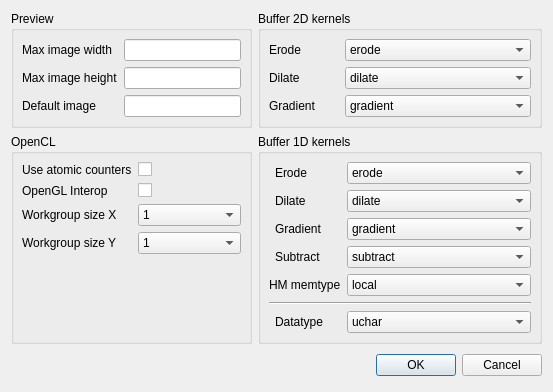
<?xml version="1.0" encoding="UTF-8"?>
<ui version="4.0">
 <class>SettingDialog</class>
 <widget class="QDialog" name="SettingDialog">
  <property name="geometry">
   <rect>
    <x>0</x>
    <y>0</y>
    <width>545</width>
    <height>382</height>
   </rect>
  </property>
  <property name="windowTitle">
   <string>Settings</string>
  </property>
  <layout class="QGridLayout" name="gridLayout_2">
   <item row="0" column="0">
    <layout class="QGridLayout" name="gridLayout">
     <item row="0" column="0">
      <widget class="QGroupBox" name="previewGroupBox">
       <property name="minimumSize">
        <size>
         <width>241</width>
         <height>103</height>
        </size>
       </property>
       <property name="title">
        <string>Preview</string>
       </property>
       <layout class="QGridLayout" name="gridLayout_5">
        <property name="margin">
         <number>8</number>
        </property>
        <item row="1" column="0">
         <widget class="QLabel" name="maxImageHeightLabel">
          <property name="text">
           <string>Max image height</string>
          </property>
          <property name="buddy">
           <cstring>maxImageHeightLineEdit</cstring>
          </property>
         </widget>
        </item>
        <item row="2" column="0">
         <widget class="QLabel" name="defaultImageLabel">
          <property name="text">
           <string>Default image</string>
          </property>
          <property name="buddy">
           <cstring>defaultImageLineEdit</cstring>
          </property>
         </widget>
        </item>
        <item row="2" column="1">
         <widget class="QLineEdit" name="defaultImageLineEdit"/>
        </item>
        <item row="0" column="0">
         <widget class="QLabel" name="maxImageWidthLabel">
          <property name="text">
           <string>Max image width</string>
          </property>
          <property name="buddy">
           <cstring>maxImageWidthLineEdit</cstring>
          </property>
         </widget>
        </item>
        <item row="1" column="1">
         <widget class="QLineEdit" name="maxImageHeightLineEdit"/>
        </item>
        <item row="0" column="1">
         <widget class="QLineEdit" name="maxImageWidthLineEdit"/>
        </item>
       </layout>
      </widget>
     </item>
     <item row="0" column="1">
      <widget class="QGroupBox" name="buffer2dGroupBox">
       <property name="title">
        <string>Buffer 2D kernels</string>
       </property>
       <layout class="QGridLayout" name="gridLayout_4" columnstretch="0,1">
        <property name="margin">
         <number>8</number>
        </property>
        <item row="1" column="0">
         <widget class="QLabel" name="dilateKernelLabel">
          <property name="text">
           <string>Dilate</string>
          </property>
          <property name="buddy">
           <cstring>dilateKernelComboBox</cstring>
          </property>
         </widget>
        </item>
        <item row="2" column="0">
         <widget class="QLabel" name="gradientKernelLabel">
          <property name="text">
           <string>Gradient       </string>
          </property>
          <property name="buddy">
           <cstring>gradientKernelComboBox</cstring>
          </property>
         </widget>
        </item>
        <item row="0" column="0">
         <widget class="QLabel" name="erodeKernelLabel">
          <property name="text">
           <string>Erode</string>
          </property>
          <property name="buddy">
           <cstring>erodeKernelComboBox</cstring>
          </property>
         </widget>
        </item>
        <item row="1" column="1">
         <widget class="QComboBox" name="dilateKernelComboBox">
          <item>
           <property name="text">
            <string>dilate</string>
           </property>
          </item>
          <item>
           <property name="text">
            <string>dilate_c4</string>
           </property>
          </item>
          <item>
           <property name="text">
            <string>dilate_c4_pragma</string>
           </property>
          </item>
         </widget>
        </item>
        <item row="0" column="1">
         <widget class="QComboBox" name="erodeKernelComboBox">
          <item>
           <property name="text">
            <string>erode</string>
           </property>
          </item>
          <item>
           <property name="text">
            <string>erode_c4</string>
           </property>
          </item>
          <item>
           <property name="text">
            <string>erode_c4_pragma</string>
           </property>
          </item>
         </widget>
        </item>
        <item row="2" column="1">
         <widget class="QComboBox" name="gradientKernelComboBox">
          <item>
           <property name="text">
            <string>gradient</string>
           </property>
          </item>
          <item>
           <property name="text">
            <string>gradient_c4</string>
           </property>
          </item>
          <item>
           <property name="text">
            <string>gradient_c4_pragma</string>
           </property>
          </item>
         </widget>
        </item>
       </layout>
      </widget>
     </item>
     <item row="1" column="0">
      <widget class="QGroupBox" name="openclGroupBox">
       <property name="title">
        <string>OpenCL</string>
       </property>
       <layout class="QGridLayout" name="gridLayout_6" columnstretch="0,0">
        <property name="margin">
         <number>8</number>
        </property>
        <item row="3" column="0">
         <widget class="QLabel" name="workgroupSizeYLabel">
          <property name="text">
           <string>Workgroup size Y</string>
          </property>
          <property name="buddy">
           <cstring>workgroupSizeYComboBox</cstring>
          </property>
         </widget>
        </item>
        <item row="0" column="1">
         <widget class="QCheckBox" name="useAtomicCountersCheckBox"/>
        </item>
        <item row="2" column="1">
         <widget class="QComboBox" name="workgroupSizeXComboBox">
          <item>
           <property name="text">
            <string>1</string>
           </property>
          </item>
          <item>
           <property name="text">
            <string>2</string>
           </property>
          </item>
          <item>
           <property name="text">
            <string>4</string>
           </property>
          </item>
          <item>
           <property name="text">
            <string>8</string>
           </property>
          </item>
          <item>
           <property name="text">
            <string>16</string>
           </property>
          </item>
          <item>
           <property name="text">
            <string>32</string>
           </property>
          </item>
         </widget>
        </item>
        <item row="1" column="1">
         <widget class="QCheckBox" name="openGInteropCheckBox"/>
        </item>
        <item row="3" column="1">
         <widget class="QComboBox" name="workgroupSizeYComboBox">
          <item>
           <property name="text">
            <string>1</string>
           </property>
          </item>
          <item>
           <property name="text">
            <string>2</string>
           </property>
          </item>
          <item>
           <property name="text">
            <string>4</string>
           </property>
          </item>
          <item>
           <property name="text">
            <string>8</string>
           </property>
          </item>
          <item>
           <property name="text">
            <string>16</string>
           </property>
          </item>
          <item>
           <property name="text">
            <string>32</string>
           </property>
          </item>
         </widget>
        </item>
        <item row="0" column="0">
         <widget class="QLabel" name="useAtomicCountersLabel">
          <property name="text">
           <string>Use atomic counters</string>
          </property>
          <property name="buddy">
           <cstring>useAtomicCountersCheckBox</cstring>
          </property>
         </widget>
        </item>
        <item row="2" column="0">
         <widget class="QLabel" name="workgroupSizeXLabel">
          <property name="text">
           <string>Workgroup size X</string>
          </property>
          <property name="buddy">
           <cstring>workgroupSizeXComboBox</cstring>
          </property>
         </widget>
        </item>
        <item row="1" column="0">
         <widget class="QLabel" name="openGInteropLabel">
          <property name="text">
           <string>OpenGL Interop</string>
          </property>
          <property name="buddy">
           <cstring>openGInteropCheckBox</cstring>
          </property>
         </widget>
        </item>
        <item row="4" column="0">
         <spacer name="verticalSpacer_2">
          <property name="orientation">
           <enum>Qt::Vertical</enum>
          </property>
          <property name="sizeHint" stdset="0">
           <size>
            <width>20</width>
            <height>40</height>
           </size>
          </property>
         </spacer>
        </item>
       </layout>
      </widget>
     </item>
     <item row="1" column="1">
      <widget class="QGroupBox" name="buffer1dGroupBox">
       <property name="title">
        <string>Buffer 1D kernels</string>
       </property>
       <layout class="QGridLayout" name="gridLayout_3" columnstretch="0,10,0">
        <property name="margin">
         <number>8</number>
        </property>
        <item row="3" column="2">
         <widget class="QComboBox" name="subtractKernelComboBox">
          <item>
           <property name="text">
            <string>subtract</string>
           </property>
          </item>
          <item>
           <property name="text">
            <string>subtract4</string>
           </property>
          </item>
         </widget>
        </item>
        <item row="2" column="1">
         <widget class="QLabel" name="gradientKernelLabel_2">
          <property name="text">
           <string>Gradient</string>
          </property>
          <property name="buddy">
           <cstring>gradientKernelComboBox_2</cstring>
          </property>
         </widget>
        </item>
        <item row="4" column="0" colspan="2">
         <widget class="QLabel" name="hitmissMemTypeLabel">
          <property name="text">
           <string>HM memtype</string>
          </property>
          <property name="buddy">
           <cstring>hitmissMemTypeComboBox</cstring>
          </property>
         </widget>
        </item>
        <item row="1" column="2">
         <widget class="QComboBox" name="dilateKernelComboBox_2">
          <item>
           <property name="text">
            <string>dilate</string>
           </property>
          </item>
          <item>
           <property name="text">
            <string>dilate_local</string>
           </property>
          </item>
          <item>
           <property name="text">
            <string>dilate_c4_local</string>
           </property>
          </item>
          <item>
           <property name="text">
            <string>dilate_c4_local_unroll</string>
           </property>
          </item>
          <item>
           <property name="text">
            <string>dilate_c4_local_pragma</string>
           </property>
          </item>
          <item>
           <property name="text">
            <string>dilate4_local</string>
           </property>
          </item>
          <item>
           <property name="text">
            <string>dilate4_c4_local</string>
           </property>
          </item>
          <item>
           <property name="text">
            <string>dilate4_c4_local_unroll</string>
           </property>
          </item>
          <item>
           <property name="text">
            <string>dilate4_c4_local_pragma</string>
           </property>
          </item>
         </widget>
        </item>
        <item row="4" column="2">
         <widget class="QComboBox" name="hitmissMemTypeComboBox">
          <item>
           <property name="text">
            <string>local</string>
           </property>
          </item>
          <item>
           <property name="text">
            <string>global</string>
           </property>
          </item>
         </widget>
        </item>
        <item row="6" column="2">
         <widget class="QComboBox" name="datatypeComboBox">
          <item>
           <property name="text">
            <string>uchar</string>
           </property>
          </item>
          <item>
           <property name="text">
            <string>uint</string>
           </property>
          </item>
         </widget>
        </item>
        <item row="0" column="1">
         <widget class="QLabel" name="erodeKernelLabel_2">
          <property name="text">
           <string>Erode</string>
          </property>
          <property name="buddy">
           <cstring>erodeKernelComboBox_2</cstring>
          </property>
         </widget>
        </item>
        <item row="1" column="1">
         <widget class="QLabel" name="dilateKernelLabel_2">
          <property name="text">
           <string>Dilate</string>
          </property>
          <property name="buddy">
           <cstring>dilateKernelComboBox_2</cstring>
          </property>
         </widget>
        </item>
        <item row="6" column="1">
         <widget class="QLabel" name="datatypeLabel">
          <property name="text">
           <string>Datatype</string>
          </property>
          <property name="buddy">
           <cstring>datatypeComboBox</cstring>
          </property>
         </widget>
        </item>
        <item row="0" column="2">
         <widget class="QComboBox" name="erodeKernelComboBox_2">
          <item>
           <property name="text">
            <string>erode</string>
           </property>
          </item>
          <item>
           <property name="text">
            <string>erode_local</string>
           </property>
          </item>
          <item>
           <property name="text">
            <string>erode_c4_local</string>
           </property>
          </item>
          <item>
           <property name="text">
            <string>erode_c4_local_unroll</string>
           </property>
          </item>
          <item>
           <property name="text">
            <string>erode_c4_local_pragma</string>
           </property>
          </item>
          <item>
           <property name="text">
            <string>erode4_local</string>
           </property>
          </item>
          <item>
           <property name="text">
            <string>erode4_c4_local</string>
           </property>
          </item>
          <item>
           <property name="text">
            <string>erode4_c4_local_unroll</string>
           </property>
          </item>
          <item>
           <property name="text">
            <string>erode4_c4_local_pragma</string>
           </property>
          </item>
         </widget>
        </item>
        <item row="2" column="2">
         <widget class="QComboBox" name="gradientKernelComboBox_2">
          <item>
           <property name="text">
            <string>gradient</string>
           </property>
          </item>
          <item>
           <property name="text">
            <string>gradient_local</string>
           </property>
          </item>
          <item>
           <property name="text">
            <string>gradient_c4_local</string>
           </property>
          </item>
          <item>
           <property name="text">
            <string>gradient_c4_local_unroll</string>
           </property>
          </item>
          <item>
           <property name="text">
            <string>gradient_c4_local_pragma</string>
           </property>
          </item>
          <item>
           <property name="text">
            <string>gradient4_local</string>
           </property>
          </item>
          <item>
           <property name="text">
            <string>gradient4_c4_local</string>
           </property>
          </item>
          <item>
           <property name="text">
            <string>gradient4_c4_local_unroll</string>
           </property>
          </item>
          <item>
           <property name="text">
            <string>gradient4_c4_local_pragma</string>
           </property>
          </item>
         </widget>
        </item>
        <item row="3" column="1">
         <widget class="QLabel" name="subtractKernelLabel">
          <property name="text">
           <string>Subtract</string>
          </property>
          <property name="buddy">
           <cstring>subtractKernelComboBox</cstring>
          </property>
         </widget>
        </item>
        <item row="5" column="0" colspan="3">
         <widget class="Line" name="line">
          <property name="orientation">
           <enum>Qt::Horizontal</enum>
          </property>
         </widget>
        </item>
       </layout>
      </widget>
     </item>
     <item row="2" column="0" colspan="2">
      <layout class="QHBoxLayout">
       <property name="spacing">
        <number>6</number>
       </property>
       <property name="margin">
        <number>0</number>
       </property>
       <item>
        <spacer>
         <property name="orientation">
          <enum>Qt::Horizontal</enum>
         </property>
         <property name="sizeHint" stdset="0">
          <size>
           <width>131</width>
           <height>31</height>
          </size>
         </property>
        </spacer>
       </item>
       <item>
        <widget class="QPushButton" name="pbOk">
         <property name="text">
          <string>OK</string>
         </property>
        </widget>
       </item>
       <item>
        <widget class="QPushButton" name="pbCancel">
         <property name="text">
          <string>Cancel</string>
         </property>
        </widget>
       </item>
      </layout>
     </item>
    </layout>
   </item>
   <item row="0" column="1">
    <spacer name="horizontalSpacer">
     <property name="orientation">
      <enum>Qt::Horizontal</enum>
     </property>
     <property name="sizeHint" stdset="0">
      <size>
       <width>40</width>
       <height>20</height>
      </size>
     </property>
    </spacer>
   </item>
   <item row="1" column="0">
    <spacer name="verticalSpacer">
     <property name="orientation">
      <enum>Qt::Vertical</enum>
     </property>
     <property name="sizeHint" stdset="0">
      <size>
       <width>20</width>
       <height>40</height>
      </size>
     </property>
    </spacer>
   </item>
  </layout>
 </widget>
 <tabstops>
  <tabstop>maxImageWidthLineEdit</tabstop>
  <tabstop>maxImageHeightLineEdit</tabstop>
  <tabstop>defaultImageLineEdit</tabstop>
  <tabstop>useAtomicCountersCheckBox</tabstop>
  <tabstop>openGInteropCheckBox</tabstop>
  <tabstop>workgroupSizeXComboBox</tabstop>
  <tabstop>workgroupSizeYComboBox</tabstop>
  <tabstop>erodeKernelComboBox</tabstop>
  <tabstop>dilateKernelComboBox</tabstop>
  <tabstop>gradientKernelComboBox</tabstop>
  <tabstop>erodeKernelComboBox_2</tabstop>
  <tabstop>dilateKernelComboBox_2</tabstop>
  <tabstop>gradientKernelComboBox_2</tabstop>
  <tabstop>subtractKernelComboBox</tabstop>
  <tabstop>hitmissMemTypeComboBox</tabstop>
  <tabstop>datatypeComboBox</tabstop>
  <tabstop>pbOk</tabstop>
  <tabstop>pbCancel</tabstop>
 </tabstops>
 <resources/>
 <connections>
  <connection>
   <sender>pbOk</sender>
   <signal>clicked()</signal>
   <receiver>SettingDialog</receiver>
   <slot>accept()</slot>
   <hints>
    <hint type="sourcelabel">
     <x>458</x>
     <y>370</y>
    </hint>
    <hint type="destinationlabel">
     <x>96</x>
     <y>254</y>
    </hint>
   </hints>
  </connection>
  <connection>
   <sender>pbCancel</sender>
   <signal>clicked()</signal>
   <receiver>SettingDialog</receiver>
   <slot>reject()</slot>
   <hints>
    <hint type="sourcelabel">
     <x>514</x>
     <y>370</y>
    </hint>
    <hint type="destinationlabel">
     <x>179</x>
     <y>282</y>
    </hint>
   </hints>
  </connection>
 </connections>
</ui>
